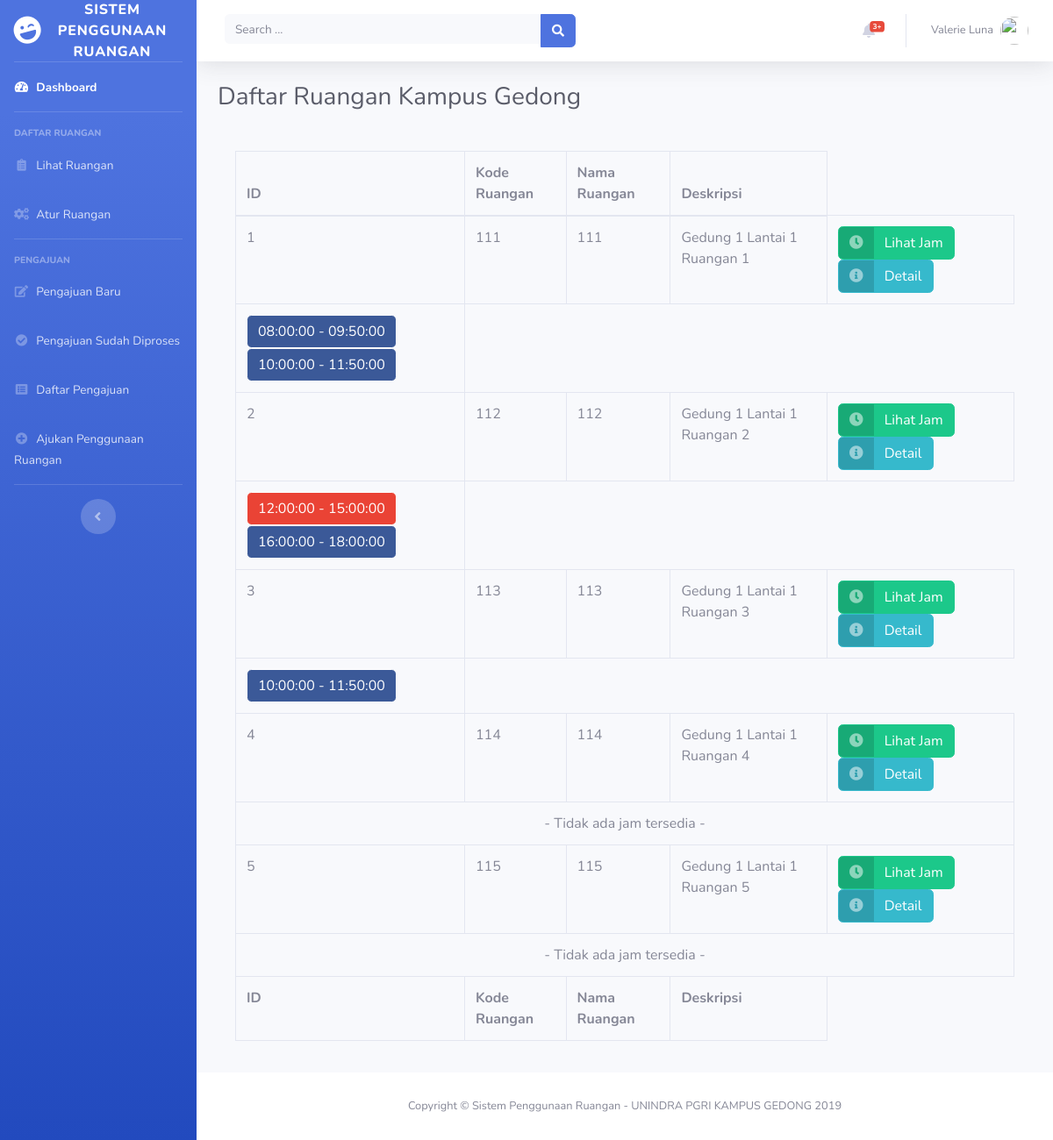
Page /daftar_ruangan.php on the committed database.
### tables this page shows
CREATE TABLE IF NOT EXISTS Ruangan (
	id INT(20) UNSIGNED AUTO_INCREMENT,
	kode VARCHAR(20) NOT NULL UNIQUE,
	nama VARCHAR(50) NOT NULL,
	deskripsi TEXT,
	PRIMARY KEY (id)
);

CREATE TABLE IF NOT EXISTS KetersediaanRuangan (
	id INT(20) UNSIGNED AUTO_INCREMENT,
	kode_ruangan VARCHAR(20) NOT NULL,
	tanggal DATE NOT NULL,
	jam_mulai TIME NOT NULL,
	jam_selesai TIME NOT NULL,
	status INT(20),
	PRIMARY KEY (id),
	FOREIGN KEY (kode_ruangan) REFERENCES Ruangan(kode) ON UPDATE CASCADE ON DELETE RESTRICT
);

### daftar_ruangan.php (the view, shortened to what this page needs)
<!DOCTYPE html>
<html lang="en">
<head>
  <link href="vendor/fontawesome-free/css/all.min.css" rel="stylesheet" type="text/css">
  <link href="css/sb-admin-2.min.css" rel="stylesheet">
</head>
<body id="page-top">
  <div id="wrapper">
    <ul class="navbar-nav bg-gradient-primary sidebar sidebar-dark accordion" id="accordionSidebar">
      <a class="sidebar-brand d-flex align-items-center justify-content-center" href="index.html">
        <div class="sidebar-brand-icon rotate-n-15">
          <i class="fas fa-laugh-wink"></i>
        </div>
        <div class="sidebar-brand-text mx-3">Sistem Penggunaan Ruangan</div>
      </a>
      <hr class="sidebar-divider my-0">
      <li class="nav-item active">
        <a class="nav-link" href="index.php">
          <i class="fas fa-fw fa-tachometer-alt"></i>
          <span>Dashboard</span></a>
      </li>
      <hr class="sidebar-divider">
      <div class="sidebar-heading">
        Daftar Ruangan
      </div>
      <li class="nav-item">
        <a class="nav-link" href="daftar_ruangan.php">
          <i class="fas fa-fw fa-clipboard-list"></i>
          <span>Lihat Ruangan</span></a>
      </li>
      <li class="nav-item">
        <a class="nav-link" href="atur_ruangan.php">
          <i class="fas fa-fw fa-cogs"></i>
          <span>Atur Ruangan</span></a>
      </li>
      <hr class="sidebar-divider">
      <div class="sidebar-heading">
        Pengajuan
      </div>
      <li class="nav-item">
        <a class="nav-link" href="pengajuan_ruangan.php">
          <i class="fas fa-fw fa-edit"></i>
          <span>Pengajuan Baru</span></a>
      </li>
      <li class="nav-item">
        <a class="nav-link" href="pengajuan_terproses.php">
          <i class="fas fa-fw fa-check-circle"></i>
          <span>Pengajuan Sudah Diproses</span></a>
      </li>
      <li class="nav-item">
        <a class="nav-link" href="daftar_pengajuan.php">
          <i class="fas fa-fw fa-list-alt"></i>
          <span>Daftar Pengajuan</span></a>
      </li>
      <li class="nav-item">
        <a class="nav-link" href="ajukan_penggunaan.php">
          <i class="fas fa-fw fa-plus-circle"></i>
          <span>Ajukan Penggunaan Ruangan</span></a>
      </li>
      <hr class="sidebar-divider d-none d-md-block">
      <div class="text-center d-none d-md-inline">
        <button class="rounded-circle border-0" id="sidebarToggle"></button>
      </div>
    </ul>
    <div id="content-wrapper" class="d-flex flex-column">
      <div id="content">
        <nav class="navbar navbar-expand navbar-light bg-white topbar mb-4 static-top shadow">
          <form class="d-none d-sm-inline-block form-inline mr-auto ml-md-3 my-2 my-md-0 mw-100 navbar-search">
            <div class="input-group">
              <input type="text" class="form-control bg-light border-0 small" placeholder="Search ..." aria-label="Search" aria-describedby="basic-addon2">
              <div class="input-group-append">
                <button class="btn btn-primary" type="button">
                  <i class="fas fa-search fa-sm"></i>
                </button>
              </div>
            </div>
          </form>
          <ul class="navbar-nav ml-auto">
            <li class="nav-item dropdown no-arrow mx-1">
              <a class="nav-link dropdown-toggle" href="#" id="alertsDropdown" role="button" data-toggle="dropdown" aria-haspopup="true" aria-expanded="false">
                <i class="fas fa-bell fa-fw"></i>
                <span class="badge badge-danger badge-counter">3+</span>
              </a>
            </li>
            <li class="nav-item dropdown no-arrow">
              <a class="nav-link dropdown-toggle" href="#" id="userDropdown" role="button" data-toggle="dropdown" aria-haspopup="true" aria-expanded="false">
                <span class="mr-2 d-none d-lg-inline text-gray-600 small">Valerie Luna</span>
                <img class="img-profile rounded-circle" src="https://source.unsplash.com/QAB-WJcbgJk/60x60">
              </a>
            </li>
          </ul>
        </nav>
        <div class="container-fluid">
          <h1 class="h3 mb-4 text-gray-800">Daftar Ruangan Kampus Gedong</h1>
          <div class="card-body">
            <div class="table-responsive">
              <table class="table table-bordered" id="dataTable" width="100%" cellspacing="0">
                <thead>
                  <tr>
                    <th>ID</th>
                    <th>Kode Ruangan</th>
                    <th>Nama Ruangan</th>
                    <th>Deskripsi</th>
                  </tr>
                </thead>
                <tfoot>
                  <tr>
                    <th>ID</th>
                    <th>Kode Ruangan</th>
                    <th>Nama Ruangan</th>
                    <th>Deskripsi</th>
                  </tr>
                </tfoot>
                <tbody>
                  <?php
                  $conn = connectDB();
                  $sql = "SELECT * FROM Ruangan";
                  $result = $conn->query($sql);
                  if ($result->num_rows > 0) {
                      while($row = $result->fetch_assoc()) {
                        $lihatJam = "<a href='#' class='btn btn-success btn-icon-split'><span class='icon text-white-50'><i class='fas fa-clock'></i></span><span class='text'>Lihat Jam</span></a> ";
                        $detailRuangan = "<a href='detail_ruangan.php?id_ruangan=".$row["id"]."' class='btn btn-info btn-icon-split'><span class='icon text-white-50'><i class='fas fa-info-circle'></i></span><span class='text'>Detail</span></a>";
                        echo "<tr><td>".$row["id"]."</td><td>".$row["kode"]."</td><td>".$row["nama"]."</td><td>".$row["deskripsi"]."</td><td>".$lihatJam.$detailRuangan."</td></tr>";
                        $sql = "SELECT * FROM KetersediaanRuangan WHERE kode_ruangan=".$row["kode"]." ORDER BY jam_mulai asc";
                        $result1 = $conn->query($sql);
                        if ($result1->num_rows > 0) {
                          $pilihanJam = "<tr><td>";
                          while($row1 = $result1->fetch_assoc()) {
                            if ($row1["status"] == 1) {
                              $pilihanJam .= "<button class='btn btn-google'>".$row1["jam_mulai"]." - ".$row1["jam_selesai"]."</button>";
                            } else {
                              $pilihanJam .= "<button class='btn btn-facebook'>".$row1["jam_mulai"]." - ".$row1["jam_selesai"]."</button>";
                            }
                          }
                          $pilihanJam .= "</td></tr>";
                          echo $pilihanJam;
                        } else {
                          echo "<tr><td colspan='5' align='center'>- Tidak ada jam tersedia -</td></tr>";
                        }
                      }
                  } else {
                      echo "<tr><td>- Tidak ada ruangan tersedia -</td></tr>";
                  }
                  ?>
                </tbody>
              </table>
            </div>
          </div>
        </div>
      </div>
      <footer class="sticky-footer bg-white">
        <div class="container my-auto">
          <div class="copyright text-center my-auto">
            <span>Copyright &copy; Sistem Penggunaan Ruangan - UNINDRA PGRI KAMPUS GEDONG 2019</span>
          </div>
        </div>
      </footer>
    </div>
  </div>
</body>
</html>

### rows in the picture
ruangan: id "1", kode "111", nama "111", deskripsi "Gedung 1 Lantai 1 Ruangan 1"
ketersediaanruangan: jam_mulai "08:00:00", jam_selesai "09:50:00"
ketersediaanruangan: jam_mulai "10:00:00", jam_selesai "11:50:00"
ruangan: id "2", kode "112", nama "112", deskripsi "Gedung 1 Lantai 1 Ruangan 2"
ketersediaanruangan: jam_mulai "12:00:00", jam_selesai "15:00:00"
ketersediaanruangan: jam_mulai "16:00:00", jam_selesai "18:00:00"
ruangan: id "3", kode "113", nama "113", deskripsi "Gedung 1 Lantai 1 Ruangan 3"
ketersediaanruangan: jam_mulai "10:00:00", jam_selesai "11:50:00"
ruangan: id "4", kode "114", nama "114", deskripsi "Gedung 1 Lantai 1 Ruangan 4", shows "- Tidak ada jam tersedia -"
ruangan: id "5", kode "115", nama "115", deskripsi "Gedung 1 Lantai 1 Ruangan 5", shows "- Tidak ada jam tersedia -"
